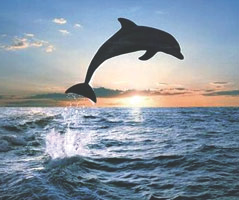
//> input picture 3rd Year/1st Semester/Content Aware Resizing/Images/Dolphin.bmp, 239 x 200 px, given in place of the camera
$ ./TestCamera   (built with g++ and OpenCV 4)
//> lines starting //> are read from the running program, lines starting //| are printed output that depends on the picture; after the words box and inside, x2 and y2 are one past the last pixel; in counts of white or black regions, pixels touching at a corner belong together
#include "cv.h"
#include "highgui.h"

using namespace cv;

int main(int, char**)
{
    VideoCapture cap(0);
    if(!cap.isOpened()) return -1;

    Mat frame, edges;
	namedWindow("input",1);
	namedWindow("inputcvt",1);
    namedWindow("edges",1);
    for(;;)
    {
        cap >> frame;
//> frame is the input picture: 200 rows x 239 cols, CV_8UC3; mean B, G, R 161.1, 148.1, 134.7
		imshow("input",frame);
        cvtColor(frame, edges, CV_BGR2GRAY);
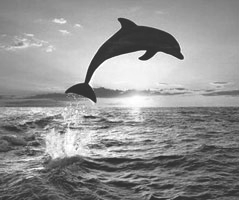
//> edges: 200 rows x 239 cols, CV_8UC1; min 42, max 255, mean 145.6
		imshow("inputcvt",edges);
        GaussianBlur(edges, edges, Size(7,7), 1.5, 1.5);
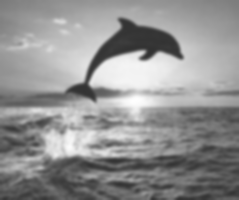
//> edges: 200 rows x 239 cols, CV_8UC1; min 50, max 254, mean 145.6
        Canny(edges, edges, 0, 30, 3);
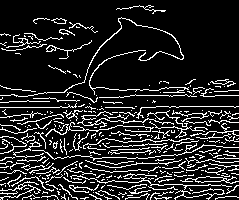
//> edges: 200 rows x 239 cols, CV_8UC1; 14.9% white in thin lines or dots
        imshow("edges", edges);
        if(waitKey(30) >= 0) break;
//> the Esc key is pressed
    }
    return 0;
}

$ run again, on 3rd Year/1st Semester/Content Aware Resizing/Images/Image3.bmp
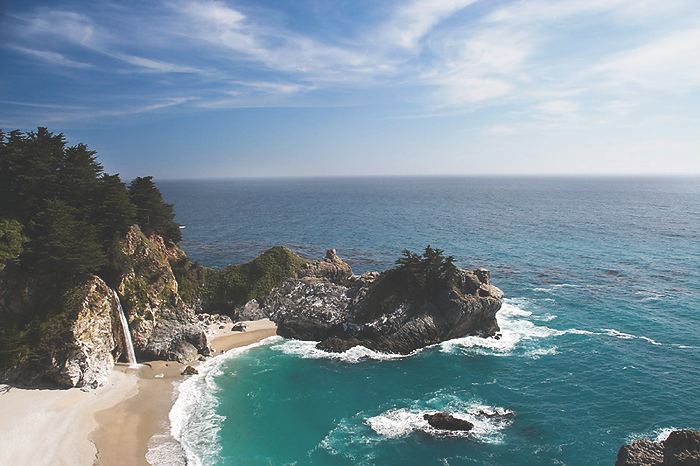
//> input picture 3rd Year/1st Semester/Content Aware Resizing/Images/Image3.bmp, 700 x 466 px, given in place of the camera
//> frame is the input picture: 466 rows x 700 cols, CV_8UC3; mean B, G, R 154.1, 142.8, 123.8
//> `GaussianBlur(edges, edges, Size(7,7), 1.5, 1.5);`:
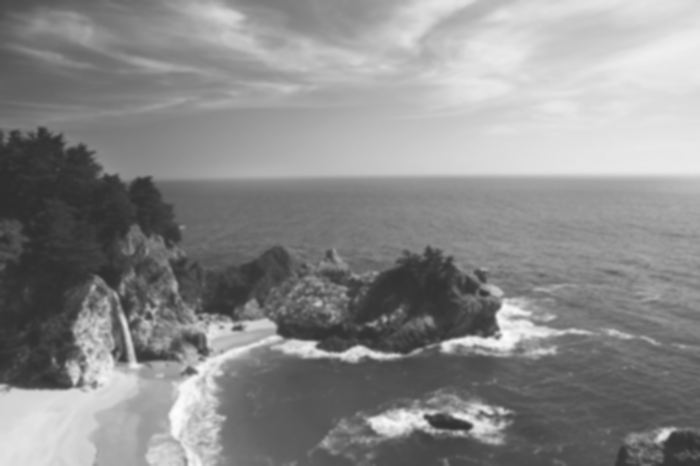
//> edges: 466 rows x 700 cols, CV_8UC1; min 46, max 253, mean 138.4
//> `Canny(edges, edges, 0, 30, 3);`:
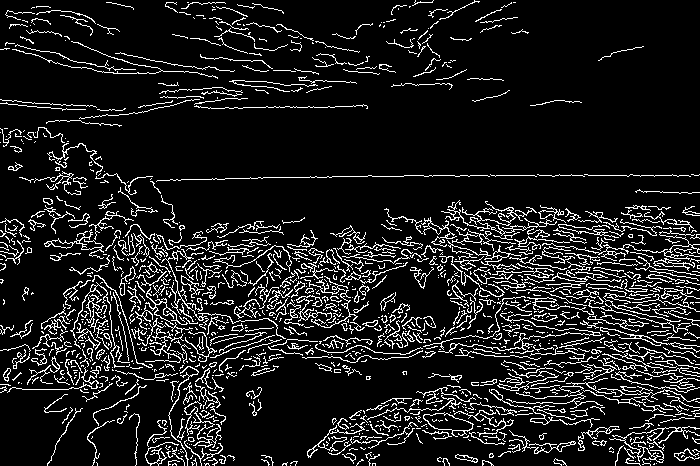
//> edges: 466 rows x 700 cols, CV_8UC1; 11.4% white in thin lines or dots
